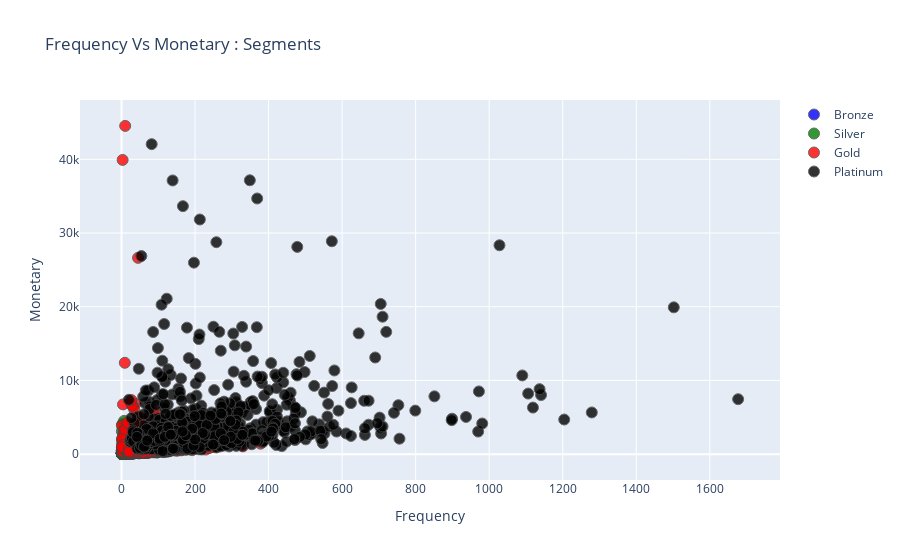

Notebook cell for this chart:
### Code cell
#Frequency Vs Monetary
graph = RFMScores.query("Monetary < 50000 and Frequency < 2000")

plot_data = [
    gobj.Scatter(
        x=graph.query("RFM_Loyalty_Level == 'Bronze'")['Frequency'],
        y=graph.query("RFM_Loyalty_Level == 'Bronze'")['Monetary'],
        mode='markers',
        name='Bronze',
        marker= dict(size= 11,
            line= dict(width=1),
            color= 'blue',
            opacity= 0.8
           )
    ),
        gobj.Scatter(
        x=graph.query("RFM_Loyalty_Level == 'Silver'")['Frequency'],
        y=graph.query("RFM_Loyalty_Level == 'Silver'")['Monetary'],
        mode='markers',
        name='Silver',
        marker= dict(size= 11,
            line= dict(width=1),
            color= 'green',
            opacity= 0.8
           )
    ),
        gobj.Scatter(
        x=graph.query("RFM_Loyalty_Level == 'Gold'")['Frequency'],
        y=graph.query("RFM_Loyalty_Level == 'Gold'")['Monetary'],
        mode='markers',
        name='Gold',
        marker= dict(size= 11,
            line= dict(width=1),
            color= 'red',
            opacity= 0.8
           )
    ),
    gobj.Scatter(
        x=graph.query("RFM_Loyalty_Level == 'Platinum'")['Frequency'],
        y=graph.query("RFM_Loyalty_Level == 'Platinum'")['Monetary'],
        mode='markers',
        name='Platinum',
        marker= dict(size= 11,
            line= dict(width=1),
            color= 'black',
            opacity= 0.8
           )
    ),
]

plot_layout = gobj.Layout(
        yaxis= {'title': "Monetary"},
        xaxis= {'title': "Frequency"},
        title='Frequency Vs Monetary : Segments'
    )
fig = gobj.Figure(data=plot_data, layout=plot_layout)
po.iplot(fig)

### Figure 1 — Plotly figure (JSON) as saved in the notebook; plotly's stock layout.template omitted (floating-point values rounded to 4 significant figures; data arrays with more than 128 entries replaced by an {"elided": "..."} marker saying what was removed)
{"data": [{"marker": {"color": "blue", "line": {"width": 1}, "opacity": 0.8, "size": 11}, "mode": "markers", "name": "Bronze", "type": "scatter", "x": {"elided": "677 int values"}, "y": {"elided": "677 float values"}}, {"marker": {"color": "green", "line": {"width": 1}, "opacity": 0.8, "size": 11}, "mode": "markers", "name": "Silver", "type": "scatter", "x": {"elided": "927 int values"}, "y": {"elided": "927 float values"}}, {"marker": {"color": "red", "line": {"width": 1}, "opacity": 0.8, "size": 11}, "mode": "markers", "name": "Gold", "type": "scatter", "x": {"elided": "1169 int values"}, "y": {"elided": "1169 float values"}}, {"marker": {"color": "black", "line": {"width": 1}, "opacity": 0.8, "size": 11}, "mode": "markers", "name": "Platinum", "type": "scatter", "x": {"elided": "1129 int values"}, "y": {"elided": "1129 float values"}}], "layout": {"title": {"text": "Frequency Vs Monetary : Segments"}, "xaxis": {"title": {"text": "Frequency"}}, "yaxis": {"title": {"text": "Monetary"}}}}
